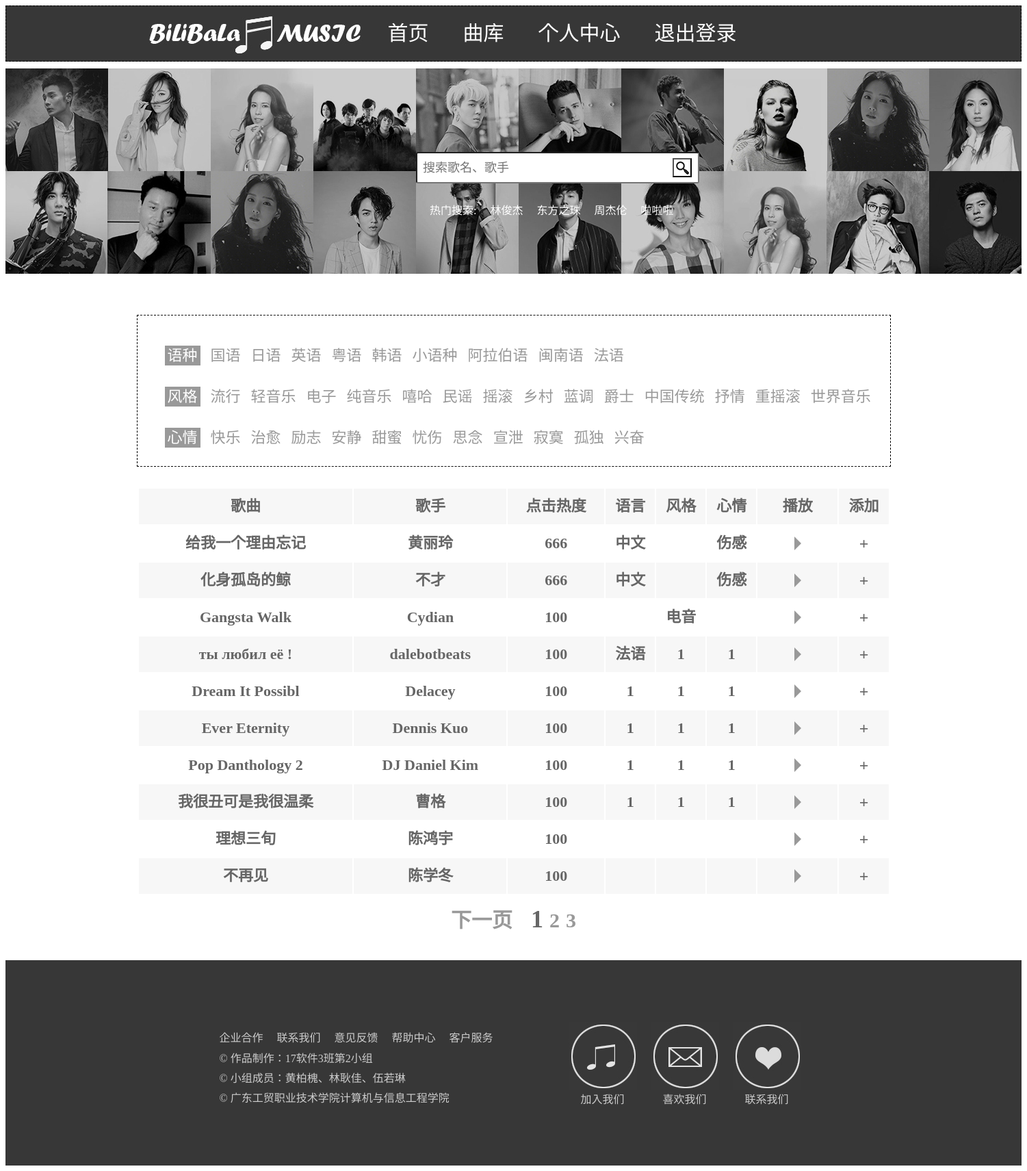
/user/song.php, run on the app's committed database.
### tables this page shows
CREATE TABLE IF NOT EXISTS `song` (
  `songNo` int(10) NOT NULL,
  `songName` char(16) NOT NULL,
  `singer` char(16) NOT NULL,
  `hits` int(100) NOT NULL,
  `vip` int(4) NOT NULL DEFAULT '0' COMMENT 'vip为1',
  `language` char(12) DEFAULT NULL,
  `mood` char(12) DEFAULT NULL,
  `style` char(12) DEFAULT NULL,
  PRIMARY KEY (`songNo`)
);

### user/song.php (the view, shortened to what this page needs)
<!DOCTYPE html PUBLIC "-//W3C//DTD XHTML 1.0 Transitional//EN" "http://www.w3.org/TR/xhtml1/DTD/xhtml1-transitional.dtd">
<html xmlns="http://www.w3.org/1999/xhtml">
<head>
</head>
<body>
	<div id="navigation">
	<div id="header">
	<ul>
		<li><a href='home.php'>首页</a></li>
        <li><a href='song.php'>曲库</a></li>
        <li><a href='showMyInformation.php'>个人中心</a></li>
        <li><a href='exit.php'>退出登录</a></li>
    </ul>
    </div>
	</div>
  <div id="searchBox">
    <div id="photo"></div>
    <form method="post" action="song.php">
    <input style="padding-left:8px;" type="text" name="search" id="search" placeholder="搜索歌名、歌手" />
    <input type="submit" id="ss" value=""  />
	</form>
    <div>
	  <ul>
			<li>热门搜索:</li>
            <li><a href="#">林俊杰</a></li>
            <li><a href="#">东方之珠</a></li>
            <li><a href="#">周杰伦</a></li>
            <li><a href="#">啦啦啦</a></li>
        </ul>
    </div>
  </div>
    <div id="container">
   		<ul>
        	<li><span>语种</span></li>
            <li><a href="song.php?key=中文">国语</a></li>
            <li><a href="song.php?key=日语">日语</a></li>
            <li><a href="song.php?key=英语">英语</a></li>
            <li><a href="song.php?key=粤语">粤语</a></li>
            <li><a href="song.php?key=韩语">韩语</a></li>
            <li><a href="song.php?key=小语种">小语种</a></li>
            <li><a href="song.php?key=阿拉伯语">阿拉伯语</a></li>
            <li><a href="song.php?key=闽南语">闽南语</a></li>
            <li><a href="song.php?key=法语">法语</a></li>
        </ul>
      <ul>
        	<li><span>风格</span></li>
            <li><a href="song.php?key=流行">流行</a></li>
            <li><a href="song.php?key=轻音乐">轻音乐</a></li>
            <li><a href="song.php?key=电子">电子</a></li>
            <li><a href="song.php?key=纯音乐">纯音乐</a></li>
            <li><a href="song.php?key=嘻哈">嘻哈</a></li>
            <li><a href="song.php?key=民谣">民谣</a></li>
            <li><a href="song.php?key=摇滚">摇滚</a></li>
            <li><a href="song.php?key=乡村">乡村</a></li>
            <li><a href="song.php?key=蓝调">蓝调</a></li>
            <li><a href="song.php?key=爵士">爵士</a></li>
            <li><a href="song.php?key=中国传统">中国传统</a></li>
            <li><a href="song.php?key=抒情">抒情</a></li>
            <li><a href="song.php?key=重摇滚">重摇滚</a></li>
            <li><a href="song.php?key=世界音乐">世界音乐</a></li>
        </ul>
      <ul>
        	<li><span>心情</span></li>
            <li><a href="song.php?key=快乐">快乐</a></li>
            <li><a href="song.php?key=治愈">治愈</a></li>
            <li><a href="song.php?key=励志">励志</a></li>
            <li><a href="song.php?key=安静">安静</a></li>
            <li><a href="song.php?key=甜蜜">甜蜜</a></li>
            <li><a href="song.php?key=忧伤">忧伤</a></li>
            <li><a href="song.php?key=思念">思念</a></li>
            <li><a href="song.php?key=宣泄">宣泄</a></li>
            <li><a href="song.php?key=寂寞">寂寞</a></li>
            <li><a href="song.php?key=孤独">孤独</a></li>
            <li><a href="song.php?key=兴奋">兴奋</a></li>
       </ul>
  </div>
<div id="php">
<?php
if(!empty($_POST['search'])){
	$key=@$_POST['search'];
}else{
	if(empty($_POST['search'])){
		$key=@$_GET['key'];
		}
}
if(!empty($key)){
	$sql="select * from song where language like '%$key%' or mood like '%$key%' or style like '%$key%' limit 10";
}else{
	$sql="select * from song limit 10";
}
$serverlink=mysqli_connect('localhost','root','')or die("数据库连接失败");
mysqli_set_charset($serverlink,"utf8");
				$size=10;
				if(isset($_GET["num"])){$page=$_GET["num"];}
				else {$page=1;}
				$end=$size*$page;
				$start=$size*$page-10;
$sel="select * from song where language like '%$key%' or mood like '%$key%' or style like '%$key%' limit $start,$size";
$sel2="select * from song where language like '%$key%' or mood like '%$key%' or style like '%$key%' limit $end,$size";
				$query=mysqli_query($serverlink,$sel);
				$result2=mysqli_query($serverlink,$sel2);
				@$row2=mysqli_num_rows($result2);
				@$t=mysqli_num_rows($query);
				if($t!=0){
					echo "<table border='0' action='' method='post'>";
					echo "<tr><td>歌曲</td><td>歌手</td><td>点击热度</td><td>语言</td>
					<td>风格</td><td>心情</td><td>播放</td><td>添加</td></tr>";
					$i=-1+($page-1)*10;
					while($row=mysqli_fetch_array($query))
						{
						list($a,$b,$c,$d,$e,$f,$g,$h)=$row;
						$i=$i+1;
						?>
						<tr><td><a id="songName" href="songDetail.php?songNo=<?php echo $a?>"><?php echo $b?></a></td><td><?php echo $c?></td><td><?php echo $d?></td><td><?php echo $f?></td>
						<td><?php echo $h?></td><td><?php echo $g?></td><td><a href='song.php?a=<?php echo $i?>&t=<?php echo $t?>'><span></span></a></td><td><span class='songlike'>+
					</span></td></tr>
                        <?php
						}
						?>
					</table>
                    <?php
				}
				else{
					echo "<script>alert('曲库里暂时没有您所搜索的歌曲哦，请重新尝试');
					history.back(-1);</script>";}
		?>
        <div id="skip">
                 <?php
                if($row2>0){?><a href='song.php?num=<?php echo $page+1?>'>下一页</a>&nbsp;&nbsp;
                   <?php
                }
				if($sql=="select * from song limit 10"){
					$all="select * from song";
				}else{
					$all=$sql;
				}
                $result3=mysqli_query($serverlink,$all);
                $num2=mysqli_num_rows($result3);
                $pagenum=ceil($num2/$size);
                $i=1;
                while($i<=$pagenum){
                    if($i==$page)
                        echo $i."    ";
                    else
                        echo "<a href='song.php?num=$i'>$i</a>"."    ";
                    $i=$i+1;
                }
            ?>
		</div>
</div>
<?php
	include("buttom.php");
?>
</body>
</html>

### user/song.php (style rules this page uses)
#navigation { height: 80px; border: 1px dashed #000; background-color: #373737; }
#navigation #header { height: 80px; width: 1100px; margin-right: auto; margin-left: auto; background-image: url(../pic/logo.jpg); background-repeat: no-repeat; background-position: left; }
#navigation ul { padding: 0px; width: 1100px; background-image: url(../pic/logo.jpg); margin-top: 0px; margin-right: 0px; margin-bottom: 0px; margin-left: 341px; }
#navigation ul li { list-style-type: none; float: left; font-family: "微软雅黑"; font-size: 30px; line-height: 80px; color: #FFF; display: block; }
#navigation ul li a { color: #FFF; text-decoration: none; padding-right: 25px; padding-left: 25px; }
#searchBox #photo { width: auto; height: 300px; margin-top: 10px; }
#searchBox { width: auto; height: 300px; margin-top: 10px; background-color: #F9F9F9; background-image: url(../pic/bg.jpg); margin-bottom: 40px; }
#search { width: 400px; height: 40px; position: relative; border-radius: 3px; font-size: 18px; left: 600px; top: -178px; }
#searchBox ul { margin: 0px; padding: 0px; position: relative; left: 600px; top: -180px; width: 500px; }
#searchBox ul li { float: left; list-style-type: none; margin-left: 20px; color: #FFF; font-size: 16px; }
#searchBox div ul li a { text-decoration: none; color: #FFF; font-size: 16px; }
#container ul { display: block; width: 1100px; height: 30px; margin-bottom: 30px; margin-top: 20px; }
#container { width: 1100px; margin-right: auto; margin-left: auto; height: 200px; padding-top: 20px; margin-top: 60px; border: 1px dashed #000; margin-bottom: 30px; }
ul li span { color: #FFF; background-color: #999; padding-top: 2px; padding-right: 4px; padding-bottom: 2px; padding-left: 4px; }
#skip a { font-size: 30px; line-height: 36px; color: #999; text-decoration: none; }
#container ul li a { text-decoration: none; color: #999; }
#container ul li { float: left; display: block; text-decoration: none; margin-right: 15px; font-family: "微软雅黑"; font-size: 22px; }
table { font-family: "微软雅黑"; font-size: 22px; line-height: 50px; width: 1100px; margin-right: auto; margin-left: auto; text-align: center; color: #666; }
table a span { content: ''; display: block; border-top-width: 10px; border-right-width: 10px; border-bottom-width: 10px; border-left-width: 10px; border-top-style: solid; border-right-style: solid; border-bottom-style: solid; border-left-style: solid; border-top-color: transparent; border-right-color: transparent; border-bottom-color: transparent; border-left-color: #999; margin-left: 53px; }
tr:nth-child(2n-1) { background-color: #f7f7f7; }
#ss { position: relative; left: 975px; top: -215px; display: block; background-image: url(../pic/search.jpg); background-repeat: no-repeat; height: 28px; width: 28px; }
#php { font-size: 36px; line-height: 40px; font-weight: bolder; color: #666; width: 1100px; margin-right: auto; margin-left: auto; text-align: center; }
.songlike { position: relative; font-size: 24px; }
tr td:first-child { position: relative; }
#skip { height: 80px; margin-top: 15px; }
#php tr td #songName { color: rgba(102,102,102,1); text-decoration: none; }

### data on the page
song: songName "给我一个理由忘记", singer "黄丽玲", hits "666", language "中文", mood "伤感"
song: songName "化身孤岛的鲸", singer "不才", hits "666", language "中文", mood "伤感"
song: songName "Gangsta Walk", singer "Cydian", hits "100", style "电音"
song: songName "ты любил её !", singer "dalebotbeats", hits "100", language "法语", style "1", mood "1"
song: songName "Dream It Possibl", singer "Delacey", hits "100", language "1", style "1", mood "1"
song: songName "Ever Eternity", singer "Dennis Kuo", hits "100", language "1", style "1", mood "1"
song: songName "Pop Danthology 2", singer "DJ Daniel Kim", hits "100", language "1", style "1", mood "1"
song: songName "我很丑可是我很温柔", singer "曹格", hits "100", language "1", style "1", mood "1"
song: songName "理想三旬", singer "陈鸿宇", hits "100"
song: songName "不再见", singer "陈学冬", hits "100"
